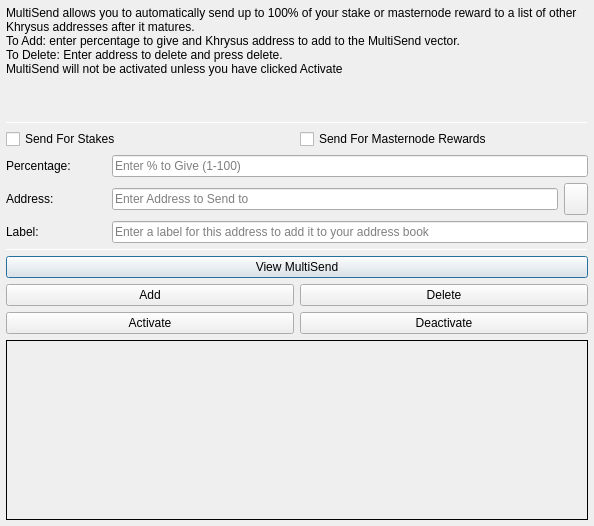
<?xml version="1.0" encoding="UTF-8"?>
<ui version="4.0">
 <class>MultiSendDialog</class>
 <widget class="QDialog" name="MultiSendDialog">
  <property name="windowModality">
   <enum>Qt::NonModal</enum>
  </property>
  <property name="geometry">
   <rect>
    <x>0</x>
    <y>0</y>
    <width>594</width>
    <height>526</height>
   </rect>
  </property>
  <property name="windowTitle">
   <string>MultiSend</string>
  </property>
  <layout class="QVBoxLayout" name="verticalLayout" stretch="0">
   <property name="margin">
    <number>6</number>
   </property>
   <item>
    <layout class="QVBoxLayout" name="verticalLayout_Main" stretch="1,1,1,0,1,1,1">
     <item>
      <widget class="QLabel" name="label_2">
       <property name="lineWidth">
        <number>1</number>
       </property>
       <property name="text">
        <string>MultiSend allows you to automatically send up to 100% of your stake or masternode reward to a list of other Khrysus addresses after it matures.
To Add: enter percentage to give and Khrysus address to add to the MultiSend vector.
To Delete: Enter address to delete and press delete.
MultiSend will not be activated unless you have clicked Activate</string>
       </property>
       <property name="alignment">
        <set>Qt::AlignLeading|Qt::AlignLeft|Qt::AlignTop</set>
       </property>
       <property name="wordWrap">
        <bool>true</bool>
       </property>
      </widget>
     </item>
     <item>
      <widget class="Line" name="line">
       <property name="minimumSize">
        <size>
         <width>0</width>
         <height>1</height>
        </size>
       </property>
       <property name="maximumSize">
        <size>
         <width>16777215</width>
         <height>1</height>
        </size>
       </property>
       <property name="orientation">
        <enum>Qt::Horizontal</enum>
       </property>
      </widget>
     </item>
     <item>
      <layout class="QVBoxLayout" name="verticalLayout_Settings">
       <item>
        <layout class="QHBoxLayout" name="horizontalLayout">
         <item>
          <widget class="QCheckBox" name="multiSendStakeCheckBox">
           <property name="text">
            <string>Send For Stakes</string>
           </property>
          </widget>
         </item>
         <item>
          <widget class="QCheckBox" name="multiSendMasternodeCheckBox">
           <property name="text">
            <string>Send For Masternode Rewards</string>
           </property>
          </widget>
         </item>
        </layout>
       </item>
       <item>
        <layout class="QHBoxLayout" name="horizontalLayout_6">
         <item>
          <widget class="QLabel" name="label">
           <property name="minimumSize">
            <size>
             <width>100</width>
             <height>0</height>
            </size>
           </property>
           <property name="toolTip">
            <string>Percentage of stake to send</string>
           </property>
           <property name="text">
            <string>Percentage:</string>
           </property>
          </widget>
         </item>
         <item>
          <widget class="QLineEdit" name="multiSendPercentEdit">
           <property name="toolTip">
            <string>Enter whole numbers 1 - 100</string>
           </property>
           <property name="placeholderText">
            <string>Enter % to Give (1-100)</string>
           </property>
          </widget>
         </item>
        </layout>
       </item>
       <item>
        <layout class="QHBoxLayout" name="horizontalLayout_7">
         <item>
          <widget class="QLabel" name="label_5">
           <property name="minimumSize">
            <size>
             <width>100</width>
             <height>0</height>
            </size>
           </property>
           <property name="toolTip">
            <string>Address to send portion of stake to</string>
           </property>
           <property name="text">
            <string>Address:</string>
           </property>
          </widget>
         </item>
         <item>
          <widget class="QLineEdit" name="multiSendAddressEdit">
           <property name="toolTip">
            <string/>
           </property>
           <property name="placeholderText">
            <string>Enter Address to Send to</string>
           </property>
          </widget>
         </item>
         <item>
          <widget class="QToolButton" name="addressBookButton">
           <property name="maximumSize">
            <size>
             <width>16777215</width>
             <height>32</height>
            </size>
           </property>
           <property name="toolTip">
            <string>Choose an address from the address book</string>
           </property>
           <property name="text">
            <string/>
           </property>
           <property name="icon">
            <iconset resource="../khrysus.qrc">
             <normaloff>:/icons/address-book</normaloff>:/icons/address-book</iconset>
           </property>
           <property name="shortcut">
            <string>Alt+A</string>
           </property>
          </widget>
         </item>
        </layout>
       </item>
      </layout>
     </item>
     <item>
      <layout class="QHBoxLayout" name="horizontalLayout_3">
       <item>
        <widget class="QLabel" name="label_3">
         <property name="minimumSize">
          <size>
           <width>100</width>
           <height>0</height>
          </size>
         </property>
         <property name="text">
          <string>Label:</string>
         </property>
        </widget>
       </item>
       <item>
        <widget class="QLineEdit" name="labelAddressLabelEdit">
         <property name="placeholderText">
          <string>Enter a label for this address to add it to your address book</string>
         </property>
        </widget>
       </item>
      </layout>
     </item>
     <item>
      <widget class="Line" name="line_2">
       <property name="minimumSize">
        <size>
         <width>0</width>
         <height>1</height>
        </size>
       </property>
       <property name="maximumSize">
        <size>
         <width>16777215</width>
         <height>1</height>
        </size>
       </property>
       <property name="orientation">
        <enum>Qt::Horizontal</enum>
       </property>
      </widget>
     </item>
     <item>
      <layout class="QVBoxLayout" name="verticalLayout_Buttons">
       <item>
        <layout class="QHBoxLayout" name="horizontalLayout_4">
         <item>
          <widget class="QPushButton" name="viewButton">
           <property name="toolTip">
            <string/>
           </property>
           <property name="statusTip">
            <string>View MultiSend Vector</string>
           </property>
           <property name="text">
            <string>View MultiSend</string>
           </property>
          </widget>
         </item>
        </layout>
       </item>
       <item>
        <layout class="QHBoxLayout" name="horizontalLayout_2">
         <item>
          <widget class="QPushButton" name="addButton">
           <property name="toolTip">
            <string/>
           </property>
           <property name="statusTip">
            <string>Add to MultiSend Vector</string>
           </property>
           <property name="text">
            <string>Add</string>
           </property>
          </widget>
         </item>
         <item>
          <widget class="QPushButton" name="deleteButton">
           <property name="toolTip">
            <string/>
           </property>
           <property name="statusTip">
            <string>Delete Address From MultiSend Vector</string>
           </property>
           <property name="text">
            <string>Delete</string>
           </property>
          </widget>
         </item>
        </layout>
       </item>
       <item>
        <layout class="QHBoxLayout" name="horizontalLayout_5">
         <item>
          <widget class="QPushButton" name="activateButton">
           <property name="statusTip">
            <string>Activate MultiSend</string>
           </property>
           <property name="text">
            <string>Activate</string>
           </property>
          </widget>
         </item>
         <item>
          <widget class="QPushButton" name="disableButton">
           <property name="statusTip">
            <string>Deactivate MultiSend</string>
           </property>
           <property name="text">
            <string>Deactivate</string>
           </property>
          </widget>
         </item>
        </layout>
       </item>
      </layout>
     </item>
     <item>
      <widget class="QLabel" name="message">
       <property name="minimumSize">
        <size>
         <width>0</width>
         <height>180</height>
        </size>
       </property>
       <property name="frameShape">
        <enum>QFrame::Panel</enum>
       </property>
       <property name="frameShadow">
        <enum>QFrame::Plain</enum>
       </property>
       <property name="lineWidth">
        <number>1</number>
       </property>
       <property name="midLineWidth">
        <number>1</number>
       </property>
       <property name="text">
        <string/>
       </property>
       <property name="alignment">
        <set>Qt::AlignLeading|Qt::AlignLeft|Qt::AlignTop</set>
       </property>
       <property name="wordWrap">
        <bool>true</bool>
       </property>
      </widget>
     </item>
    </layout>
   </item>
  </layout>
 </widget>
 <resources>
  <include location="../khrysus.qrc"/>
 </resources>
 <connections/>
</ui>
